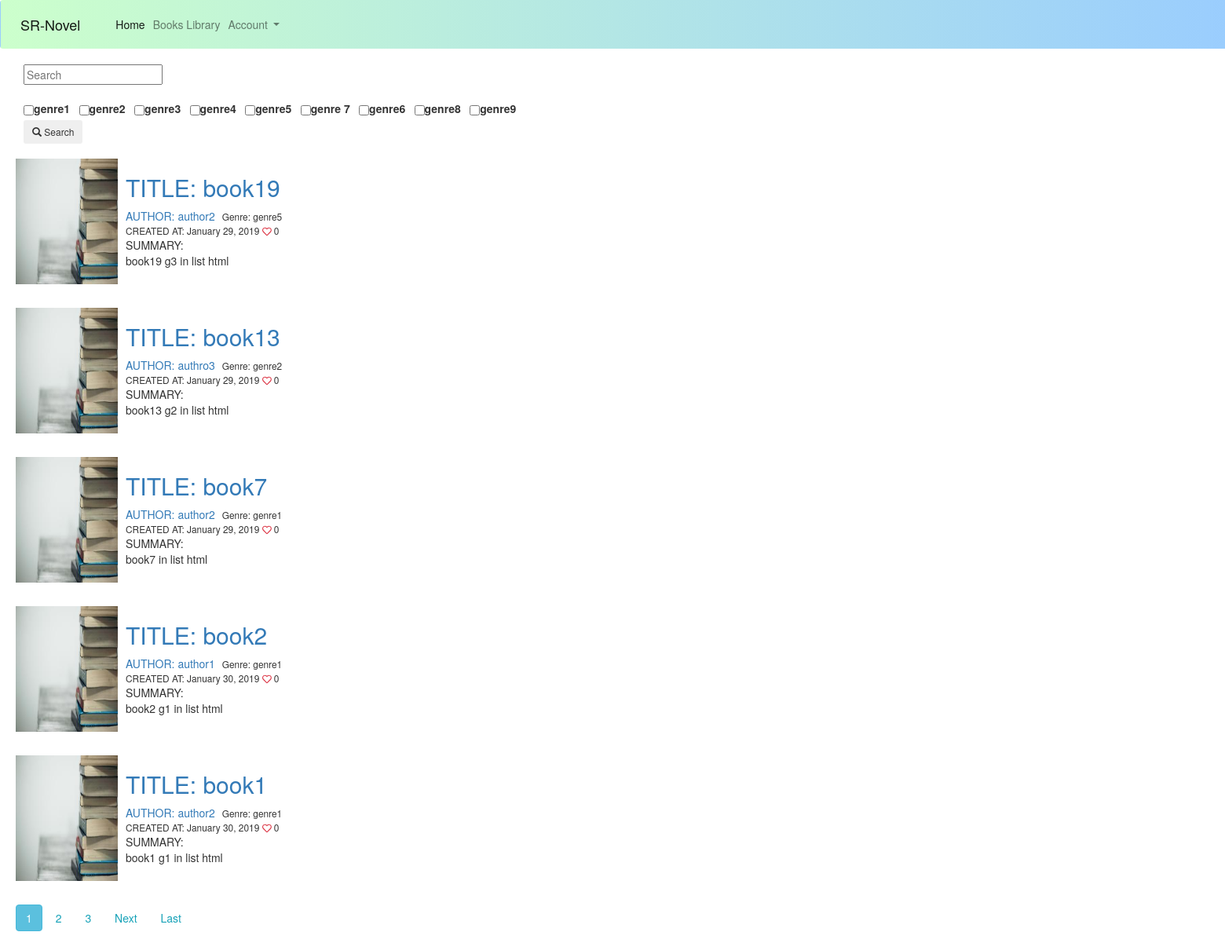
Page /application/books/ on the earlier database version.
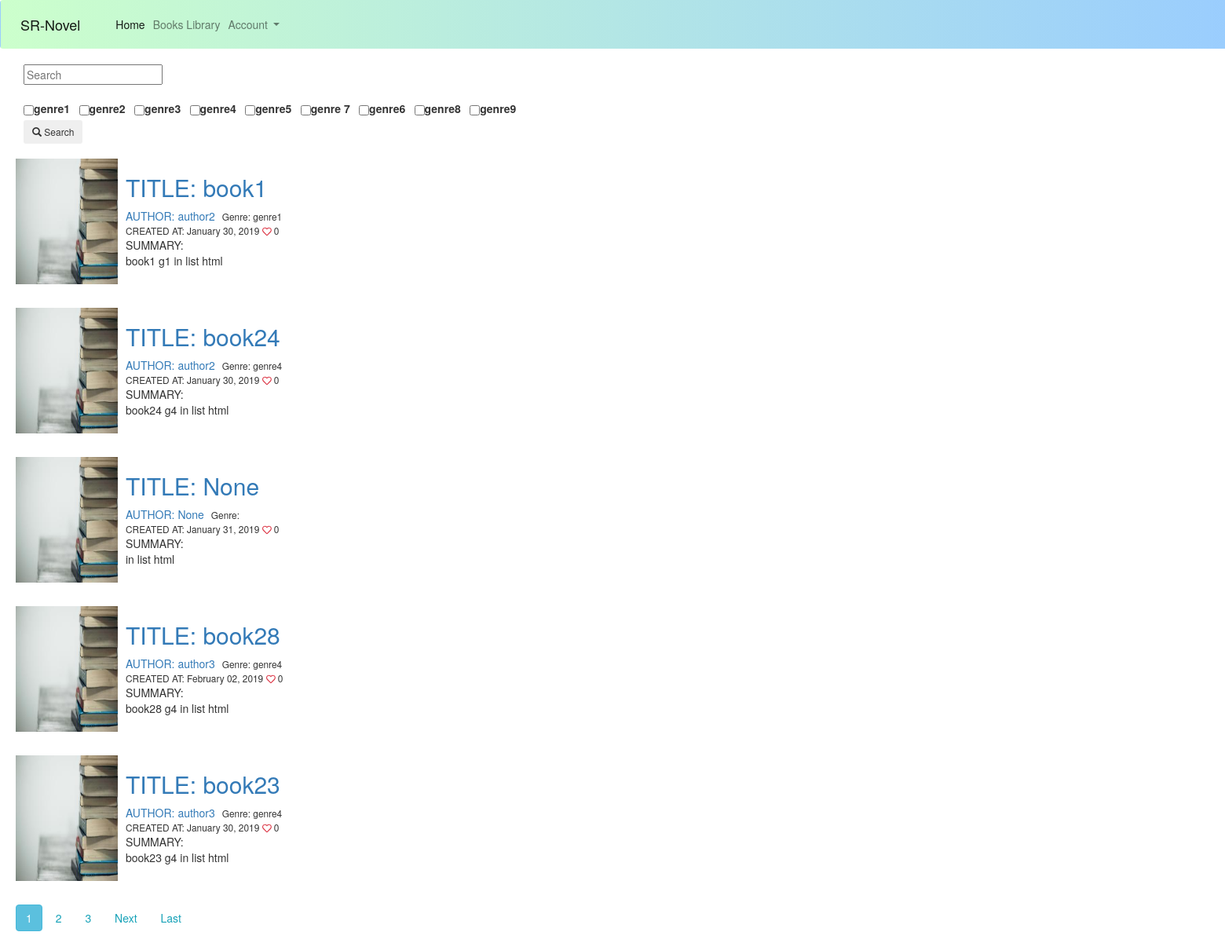
Same page on the later database version.
### application/models.py (models this page shows, shortened)
class Genre(models.Model):
    name = models.CharField(max_length=200, help_text='Enter a book genre (e.g. Science Fiction)')
    def __str__(self):
        return '%s' % (self.name)

class Book(models.Model):
    title = models.CharField(max_length=200,blank=True, null=True)
    author = models.ForeignKey('Author', on_delete=models.SET_NULL,blank=True, null=True)
    summary = models.TextField(max_length=1000, help_text='Enter a brief description of the book')
    isbn = models.CharField('ISBN', max_length=13, help_text='13 Character <a href="https://www.isbn-international.org/content/what-isbn">ISBN number</a>')
    genre = models.ManyToManyField(Genre, help_text='Select a genre for this book')
    wordCount = models.IntegerField(default=0)
    chapterCount = models.IntegerField(default=0)
    bookFile = models.FileField(blank=True, null=True)
    like = models.IntegerField(default=0)
    date_uploaded = models.DateTimeField(default = timezone.now)
    bookImage = models.FileField(default ='default_book.jpg', upload_to='book_images')
    created_author= models.ForeignKey(User,on_delete=models.SET_NULL, blank=True, null=True)
    class Meta:
        ordering = ['-like', 'chapterCount', 'date_uploaded', '-wordCount']

class Author(models.Model):
    authorName = models.CharField(max_length=200)
    """authorId = models.CharField(max_length=200,blank=True, null=True)"""
    """bookId = models.OneToManyField()" "book of author ownered"""
    def __str__(self):
        return '%s' % (self.authorName)

### application/views.py (the view, shortened to what this page needs)
# urls.py: path('books/', BookListView.as_view(),name='booklist'),
class BookListView(ListView):
    model = Book
    template_name= 'application/book_list.html'
    context_object_name='booklist'
    ordering = ['-date_uploaded']
    paginate_by = 5
    searchq=None
    def get_context_data(self, **kwargs):
        context = super(BookListView, self).get_context_data(**kwargs)
        genres = Genre.objects.all()
        context['searchq'] = BookListView.searchq
        context['genre_list']= genres
        return context
    def get_queryset(self):
        query = self.request.GET.getlist("q", None)
        link=None
        qs = Book.objects.all()
        BookListView.searchq= link
        return qs

### application/templates/application/book_list.html (shortened to what this page needs)
{% extends "home_base.html" %}
{% block content %}
	<div id="container">
		<div class="sidenav" style="align-items: left;width: 800px;margin-left: 30px;margin-top: 10px;">
			<form method="GET" action="/application/books/" style="width: 1000px;">
				<input type="text" name="q" placeholder="Search" value ="{{ query|escape }}" style="margin-bottom: 20px;display: inline;">
				<b>
					<div style="width: 1000px;">
						{% for genre in genre_list %}
						<label class="form-check form-check-inline">
							<input type="checkbox" style="margin-left: 0px;margin-right: 0px;" name="q"
							value="{{ genre|escape }}">
							<label class="form-check-label" for="inlineCheckbox2">{{genre}}</label>
						</label>
						{% endfor %}
					</div>
				</b>
				<p>
					<button class="btn btn-sm" type="submit" value="Search"  style="margin-left: 0px;">
					<span class="glyphicon glyphicon-search"></span> Search</button>
				</p>
			</form>
		</div>
		<div id="center" style="margin-left: 20px;margin-top: 10px;width: 900px">
			{% for book in booklist %}
				<article class="media content-section"  style="margin-left">
					<img class="rectangle article-img ml-10 mb-3 mr-3 mt-2" src="{{ book.bookImage.url }}" width="130px" height="160px">
					<div class="media-body ml-10 mb-3 mr-3 mt-2">
						<h2><a class = "article-title" href=" {% url 'book-detail' book.id %} "> TITLE: {{ book.title }} </a></h2>
						<div class="article-metadata">
							<a class="mr-2" href="#">AUTHOR: {{ book.author }}</a>
							<small class="test-muted">Genre: {% for genre in book.genre.all %}
								{{genre}}
							{% endfor %} <br>  CREATED AT: {{ book.date_uploaded|date:"F d, Y" }} <i class="far fa-heart text-danger"></i> {{book.like}} </small>
						</div>
						<p class="article-content">SUMMARY:<br> {{ book.summary }} in list html</p>
					</div>
				</article>
			{% endfor %}
			<div style="width:1500px; margin:0 auto;margin-top: 20px">
				{% if is_paginated %}
					{% for num in page_obj.paginator.page_range %}
						{% if page_obj.number == num %}
							{% if searchq %}
								<a class="btn btn-info mb-4" href="?{{searchq}}&page={{ num }}"> {{ num }}</a>
							{% else %}
								<a class="btn btn-info mb-4" href="?page={{ num }}"> {{ num }}</a>
							{% endif %}
							{% elif num > page_obj.number|add:'-3' and num < page_obj.number|add:'3' %}
							{% if searchq %}
								<a class="btn btn-outline-info mb-4" href="?{{searchq}}&page={{ num }}"> {{ num }}</a>
							{% else %}
								<a class="btn btn-outline-info mb-4" href="?page={{ num }}"> {{ num }}</a>
							{% endif %}
						{% endif %}
					{% endfor %}
					{% if page_obj.has_next %}
						{% if searchq %}
							<a class="btn btn-outline-info mb-4" href="?{{searchq}}&page= {{ page_obj.next_page_number }}">Next</a>
							<a class="btn btn-outline-info mb-4" href="?{{searchq}}&page= {{ page_obj.paginator.num_pages }}">Last</a>
						{% else %}
							<a class="btn btn-outline-info mb-4" href="?page={{ page_obj.next_page_number }}">Next</a>
							<a class="btn btn-outline-info mb-4" href="?page={{ page_obj.paginator.num_pages }}">Last</a>
						{% endif %}
					{% endif%}
				{% endif %}
			</div>
		</div>
	</div>
{% endblock %}

Differences in the rows shown:
no longer on this page (row edited): Book: bookImage (placeholder picture), title "book19", author "author2", date_uploaded "January 29, 2019", like "0", summary "book19 g3", Genre (name "genre5")
no longer on this page (row edited): Book: bookImage (placeholder picture), title "book13", author "authro3", date_uploaded "January 29, 2019", like "0", summary "book13 g2", Genre (name "genre2")
no longer on this page (row edited): Book: bookImage (placeholder picture), title "book7", author "author2", date_uploaded "January 29, 2019", like "0", summary "book7", Genre (name "genre1")
no longer on this page (row edited): Book: bookImage (placeholder picture), title "book2", author "author1", date_uploaded "January 30, 2019", like "0", summary "book2 g1", Genre (name "genre1")
now on this page (row unchanged): Book: bookImage (placeholder picture), title "book24", author "author2", date_uploaded "January 30, 2019", like "0", summary "book24 g4", Genre (name "genre4")
now on this page (row unchanged): Book: bookImage (placeholder picture), title "None", author "None", date_uploaded "January 31, 2019", like "0"
now on this page (row edited): Book: bookImage (placeholder picture), title "book28", author "author3", date_uploaded "February 02, 2019", like "0", summary "book28 g4", Genre (name "genre4")
now on this page (row unchanged): Book: bookImage (placeholder picture), title "book23", author "author3", date_uploaded "January 30, 2019", like "0", summary "book23 g4", Genre (name "genre4")
